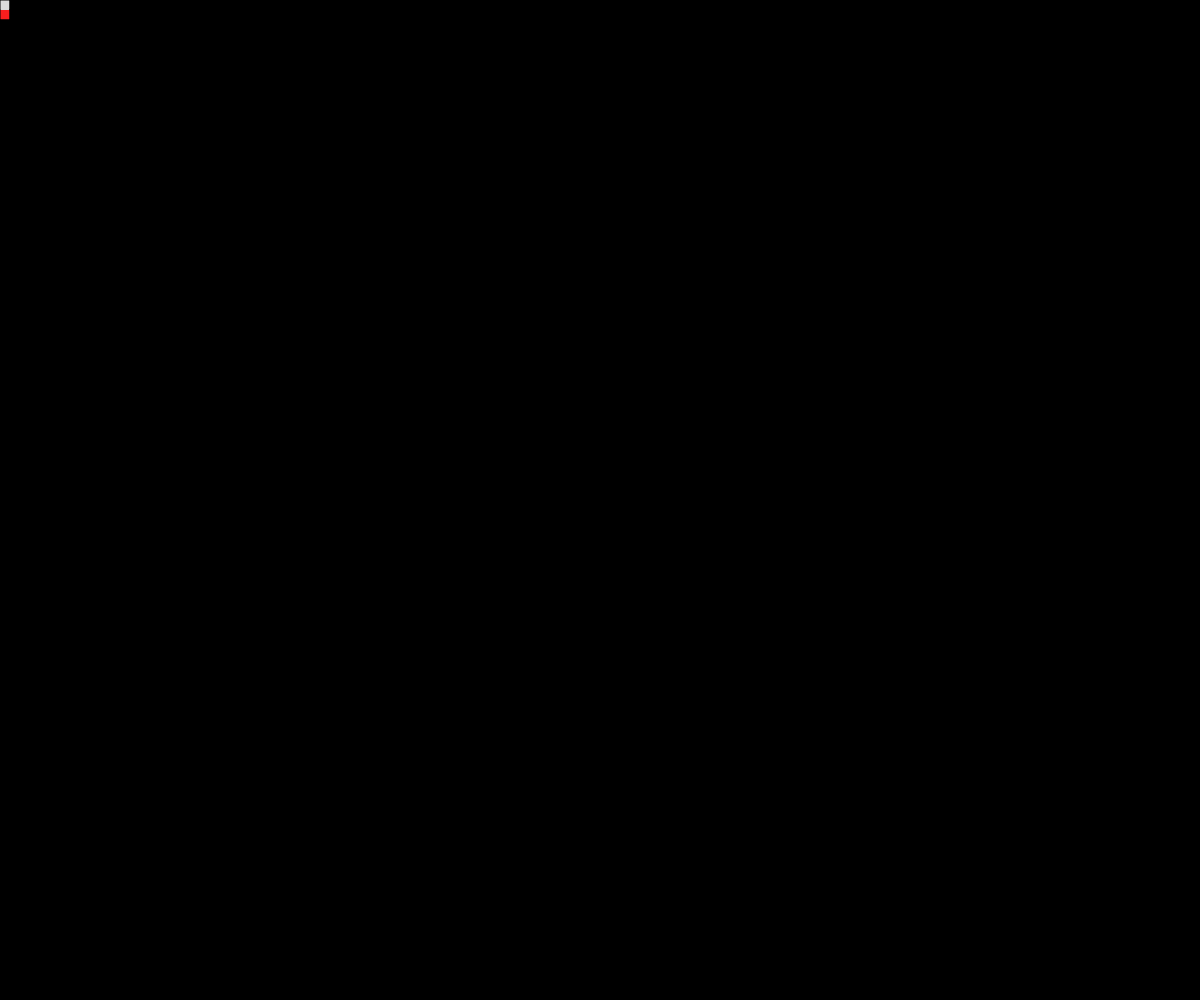
Frame 1 (no input)
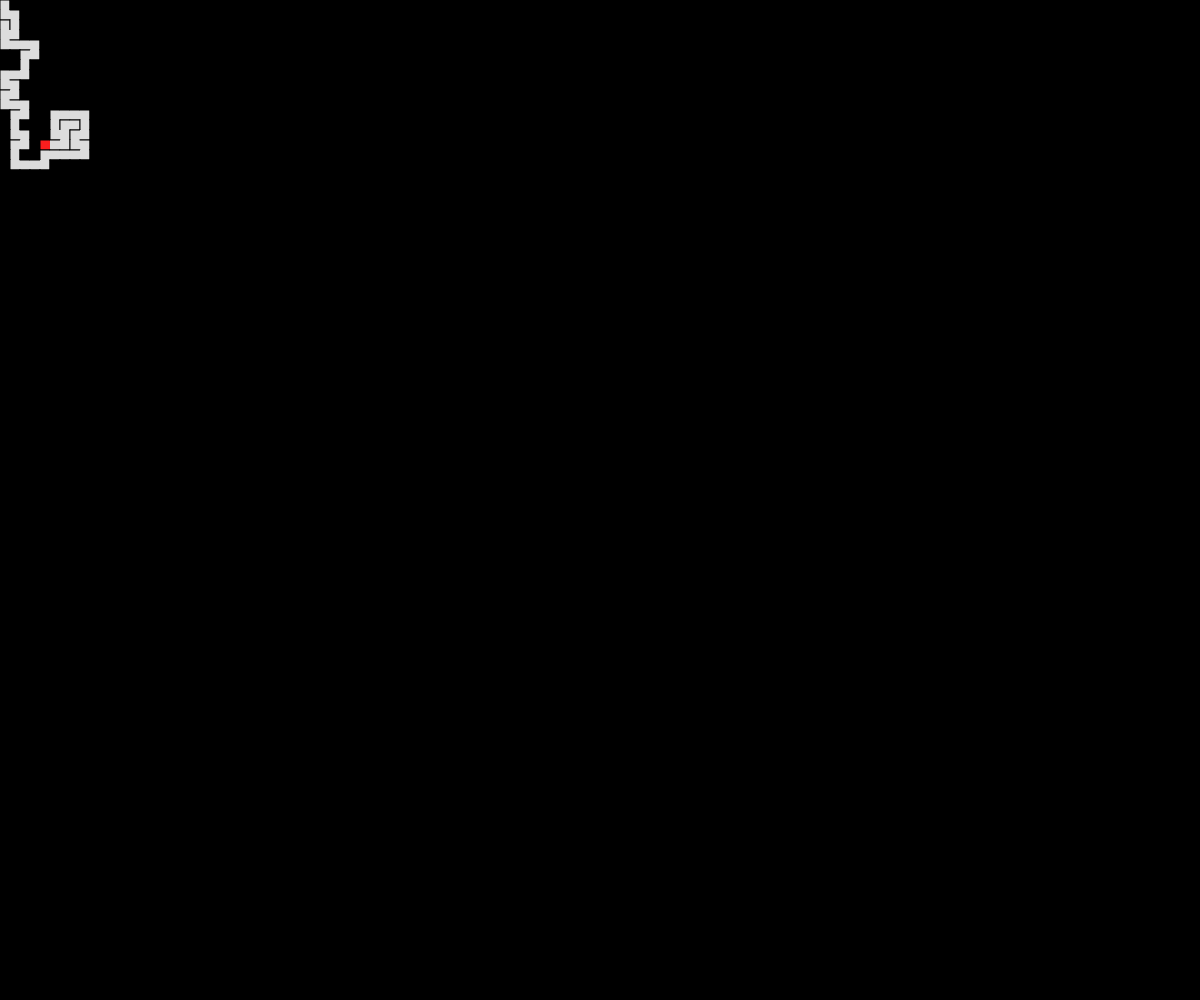
Frame 60 (no input)
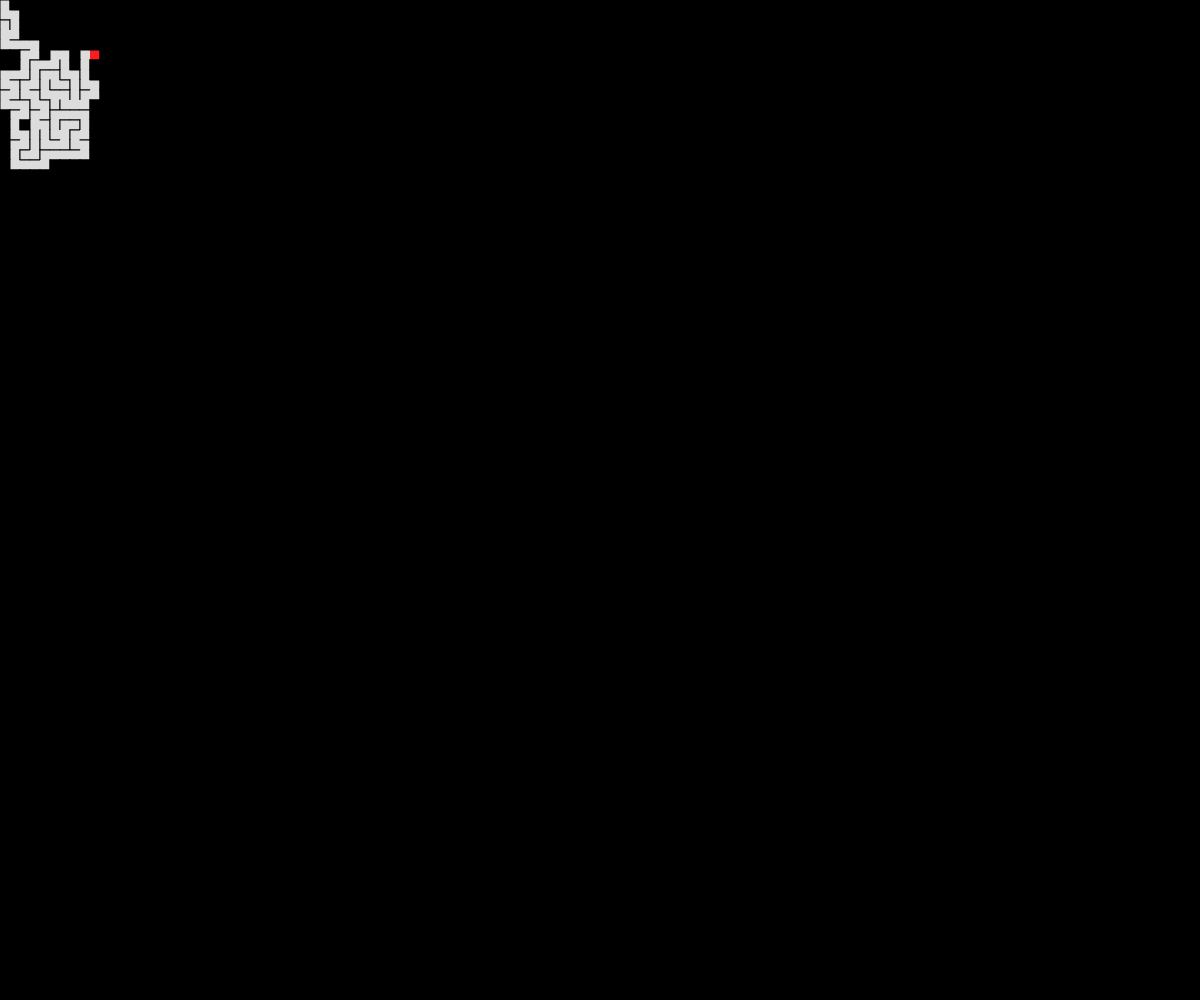
Frame 120 (the mouse pressed at the canvas centre since frame 60)

The p5.js sketch that drew these frames (run headless with seeded random() and noise() and a simulated clock; from frame 60 on, the mouse is pressed at the canvas centre):

// p5.js sketch
// ── sketch.js
var col;
var row;
var scl = 10;

var w;
var h;

var cells;
var currentCell;
var stack = [];
var visited = 0;

function setup() {
    createCanvas(windowWidth, windowHeight);

    col = floor(width / scl);
    row = floor(height / scl);

    w = floor(width / col);
    h = floor(height / row);

    createCells();
    currentCell = cells[0];
    currentCell.selected = true;
    currentCell.visited = true;
    //frameRate(5);
}

function draw() {
    background(0);

    if (visited < cells.length - 1) {
        let neighbours = getNeighbours(currentCell);
        if (neighbours.length > 0) {
            let nextCell = random(neighbours);
            stack.push(currentCell);
            removeWalls(nextCell);
            currentCell.selected = false;
            currentCell = nextCell;
            currentCell.visited = true;
            currentCell.selected = true;
            visited++;
        } else {
            let cell = stack.pop();
            currentCell.selected = false;
            currentCell = cell;
            currentCell.selected = true;
        }
    }

    for (let cell of cells) {
        cell.show();
    }
}

//Initializes all of the cells
function createCells() {
    cells = []; //Empties the current cell array

    //     row = floor(height/scl);
    // 	col = floor(width/scl);
    //     w = floor(width / col);		//Cell width
    //     h = floor(height / row);	//Cell height

    for (let y = 0; y < row; y++) {
        for (let x = 0; x < col; x++) {
            let cell = new Cell(x * w, y * h, w, h);
            cells.push(cell);
        }
    }
}

function getNeighbours(cell) {
    let neighbours = []; //top, right, bottom, left
    let [i, j] = getCoordinates(cell.x, cell.y);

    if (j - 1 >= 0) neighbours.push(cells[getIndex(i, j - 1)]);
    if (i + 1 < col) neighbours.push(cells[getIndex(i + 1, j)]);
    if (j + 1 < row) neighbours.push(cells[getIndex(i, j + 1)]);
    if (i - 1 >= 0) neighbours.push(cells[getIndex(i - 1, j)]);

    return neighbours.filter((neighbour) => neighbour.visited === false);

    //return neighbours;

}

function removeWalls(cell) {
    if (currentCell.y > cell.y) { //Top-bottom wall
        currentCell.top = false;
        cell.bottom = false;
    } else if (currentCell.x < cell.x) { //Right-left wall
        currentCell.right = false;
        cell.left = false;
    } else if (currentCell.y < cell.y) { //Bottom-top wall
        currentCell.bottom = false;
        cell.top = false;
    } else if (currentCell.x > cell.x) { //Left-right wall
        currentCell.left = false;
        cell.right = false;
    }
}

//Returns the coordinates in the grid of the cell relative
//to its position on the canvas
function getCoordinates(x, y) {
    let i = (x - (x) % w) / w;
    let j = (y - (y) % h) / h;
    return [i, j];
}

//Returns the index stored at the one-dimensional array
//Cells
function getIndex(x, y) {
    return x + y * col;
}
// ── cell.js
class Cell {
	
	constructor(x, y, w, h) {
		this.x = x;
		this.y = y;
        
		this.w = w;
		this.h = h;
        
        this.selected = false;
        this.visited = false;
		this.top     = true;		
		this.right   = true;
        this.bottom  = true;
        this.left    = true;
	}
	
	show() {
        noStroke();
        if(this.visited) {
			fill(220);
            rect(this.x, this.y, this.w, this.h);
        }
        if(this.selected) {
            
            fill(255, 0, 0, 220);
            rect(this.x, this.y, this.w, this.h);
        }
        stroke(0);

        //Top wall
        if(this.top)    line(this.x, this.y,
                             this.x + this.w, this.y);

        //Right wall
        if(this.right)  line(this.x + this.w, this.y,
                             this.x + this.w, this.y + this.h);

        //Bottom wall
        if(this.bottom)  line(this.x + this.w, this.y + this.h,
                              this.x, this.y + this.h);

        //Left wall
        if(this.left)    line(this.x, this.y + this.h,
                              this.x, this.y);
        
		
	}
	
}
